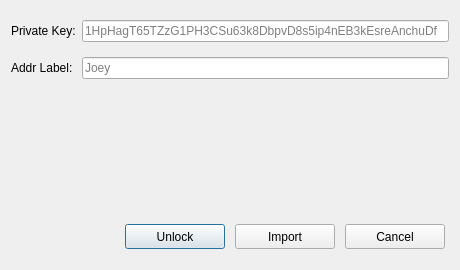
<?xml version="1.0" encoding="UTF-8"?>
<ui version="4.0">
 <class>ImportKeys</class>
 <widget class="QDialog" name="ImportKeys">
  <property name="geometry">
   <rect>
    <x>0</x>
    <y>0</y>
    <width>460</width>
    <height>270</height>
   </rect>
  </property>
  <property name="windowTitle">
   <string>ImportKeys</string>
  </property>
  <layout class="QGridLayout" name="gridLayout">
   <item row="0" column="0">
    <widget class="QLabel" name="keyLabel">
     <property name="text">
      <string>Private Key:</string>
     </property>
    </widget>
   </item>
   <item row="0" column="1">
    <widget class="QLineEdit" name="keyEdit">
     <property name="enabled">
      <bool>true</bool>
     </property>
     <property name="placeholderText">
      <string>1HpHagT65TZzG1PH3CSu63k8DbpvD8s5ip4nEB3kEsreAnchuDf</string>
     </property>
    </widget>
   </item>
   <item row="4" column="0" colspan="2">
    <layout class="QHBoxLayout" name="horizontalLayout_3">
     <property name="spacing">
      <number>10</number>
     </property>
     <property name="sizeConstraint">
      <enum>QLayout::SetFixedSize</enum>
     </property>
     <property name="topMargin">
      <number>15</number>
     </property>
     <property name="rightMargin">
      <number>4</number>
     </property>
     <item>
      <spacer name="horizontalSpacer">
       <property name="orientation">
        <enum>Qt::Horizontal</enum>
       </property>
       <property name="sizeHint" stdset="0">
        <size>
         <width>40</width>
         <height>20</height>
        </size>
       </property>
      </spacer>
     </item>
     <item>
      <widget class="QPushButton" name="unlockButton">
       <property name="minimumSize">
        <size>
         <width>100</width>
         <height>25</height>
        </size>
       </property>
       <property name="text">
        <string>Unlock</string>
       </property>
      </widget>
     </item>
     <item>
      <widget class="QPushButton" name="importButton">
       <property name="minimumSize">
        <size>
         <width>100</width>
         <height>25</height>
        </size>
       </property>
       <property name="text">
        <string>Import</string>
       </property>
       <property name="autoDefault">
        <bool>false</bool>
       </property>
      </widget>
     </item>
     <item>
      <widget class="QPushButton" name="quitButton">
       <property name="minimumSize">
        <size>
         <width>100</width>
         <height>25</height>
        </size>
       </property>
       <property name="text">
        <string>Cancel</string>
       </property>
       <property name="autoDefault">
        <bool>false</bool>
       </property>
      </widget>
     </item>
    </layout>
   </item>
   <item row="3" column="0" colspan="2">
    <widget class="QLabel" name="statusLabel">
     <property name="sizePolicy">
      <sizepolicy hsizetype="Preferred" vsizetype="Fixed">
       <horstretch>0</horstretch>
       <verstretch>0</verstretch>
      </sizepolicy>
     </property>
     <property name="minimumSize">
      <size>
       <width>0</width>
       <height>100</height>
      </size>
     </property>
     <property name="text">
      <string/>
     </property>
     <property name="alignment">
      <set>Qt::AlignLeading|Qt::AlignLeft|Qt::AlignTop</set>
     </property>
     <property name="wordWrap">
      <bool>true</bool>
     </property>
     <property name="textInteractionFlags">
      <set>Qt::LinksAccessibleByMouse|Qt::TextSelectableByKeyboard|Qt::TextSelectableByMouse</set>
     </property>
    </widget>
   </item>
   <item row="1" column="1">
    <widget class="QLineEdit" name="labelEdit">
     <property name="placeholderText">
      <string>Joey</string>
     </property>
    </widget>
   </item>
   <item row="1" column="0">
    <widget class="QLabel" name="labelLabel">
     <property name="text">
      <string>Addr Label:</string>
     </property>
    </widget>
   </item>
  </layout>
 </widget>
 <layoutdefault spacing="6" margin="11"/>
 <resources/>
 <connections/>
</ui>
